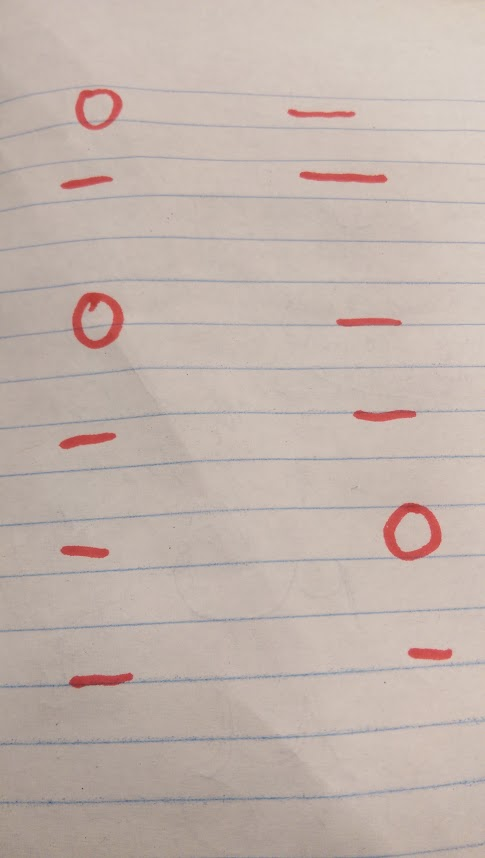
%> input picture test.jpg, 485 x 858 px
$ octave --eval "result = getPageCorners(imread('test.jpg'));"   (GNU Octave 9; MATLAB toolbox functions it lacks are replaced by stand-ins)
%> lines starting %> are read from the running program, lines starting %| are printed output that depends on the picture; in (x1, y1, x2, y2) boxes, pixels count from 0 and x2, y2 are one past the last pixel; in counts of white or black regions, pixels touching at a corner belong together; the program's own positions count from 1
### getcorners.m
function [r,c] = getcorners(I, method, sigma, thresh, alpha)

% returns the coordinates (row and column) of corners in a given grayscale image.
%
% USAGE: [r,c] = getCorners(I, METHOD, sigma, thresh, alpha)
% I: a grayscale image
% METHOD: can be one of 'h' or 's'
% 'h' for Harris cornerness measure
% 's' for Szelski cornerness measure
% SIGAM: used to compute the size of Gaussian filter (size=6*SIGMA) and it is
% also used to compute the size of dilation filter used in nonmaximal suppression
% of the output, default: 1.
% THRESH: for cornerness strength (default: 0.50, i.e. 50% of max R)
% ALPHA: used only for "Harris" method (default: 0.04)


I = im2double(I);

if(nargin < 5)
   sigma=1; alpha=0.04; thresh = 0.1; method = 'h';
end


% Compute Ix and Iy
dx = [-1 -1 -1; 0 0 0; 1 1 1]; dy = dx'; % derivative masks
Ix = imfilter(I,dx,'same'); %same: output array is same size as input array
Iy = imfilter(I,dy,'same');
% Compute Sxx, Syy, and Sxy
w = fspecial('gaussian', round(6*sigma), sigma); %Gaussian filter
Sxx = conv2(Ix.^2, w, 'same');
Syy = conv2(Iy.^2, w, 'same');
Sxy = conv2(Ix.*Iy, w, 'same');

detA = Sxx.*Syy - Sxy.*Sxy;
traceA = Sxx + Syy;

% Compute R
if(method == 'h')
    %Harris Method
    R = detA - alpha * traceA.^2; % Harris measure
else
    %Szelski Method
    R = detA ./ traceA;
end

% Threshold R
corners = R > thresh;


[r,c] = find(corners == 1);

### getPageCorners.m
function M = getPageCorners(I)

I = im2bw(rgb2gray(I),.45);
% imshow(I);


se = strel('square',10);

I = imclose(I,se);
I = imopen(I,se);

se = strel('square',40);
I = imopen(I,se);

se = strel('square',45);
I = imclose(I,se);
% imshow(I);

%%Test Harris
[r,c] = getcorners(I,'h',10,.1,.001);

X = [r,c];

I = im2double(I);


middleRow = mean(X(:,1));
middleCol = mean(X(1,:));

TR  = find(X,r>20)

% plot(r(k),c(k),'r-',r,c,'b*');


matrixOfCoordinates(1,:) = val1;
matrixOfCoordinates(2,:) = val2;
matrixOfCoordinates(3,:) = val3;
matrixOfCoordinates(4,:) = val4;

M = matrixOfCoordinates;

% I = insertMarker(I,val1);

% imshow(I);
%> in getPageCorners, `I = im2bw(rgb2gray(I),.45);`:
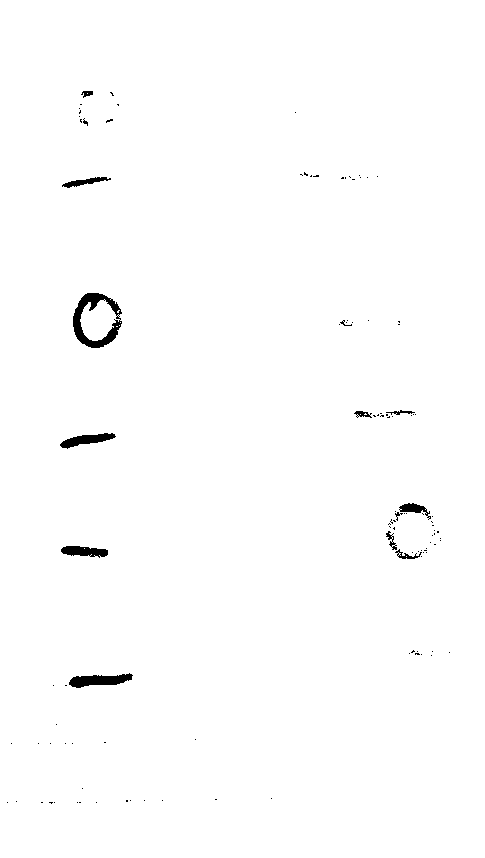
%> I: size 858x485 logical; 99.2% white; 113 black regions (100 under 20 px), largest, box (x1, y1, x2, y2) and area: (73, 293, 122, 348) 1035, (69, 673, 133, 688) 567, (60, 433, 116, 449) 428
%> in getPageCorners, `I = imclose(I,se);`:
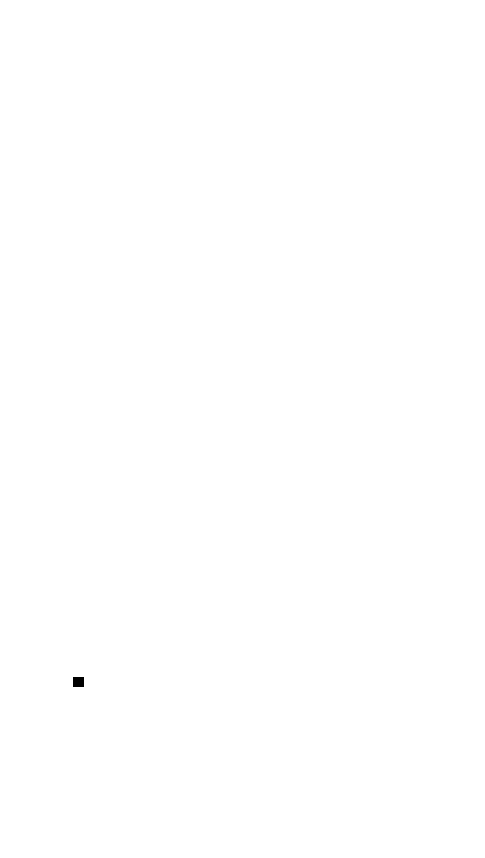
%> I: size 858x485 logical; 100% white; 1 black region, box (x1, y1, x2, y2) and area: (73, 677, 84, 687) 110
%> in getPageCorners, `I = imclose(I,se);`: I: size 858x485 logical; every value is 1
%> in getcorners, `I = im2double(I);`: I: size 858x485 double; every value is 1
%> in getcorners, `Ix = imfilter(I,dx,'same');`:
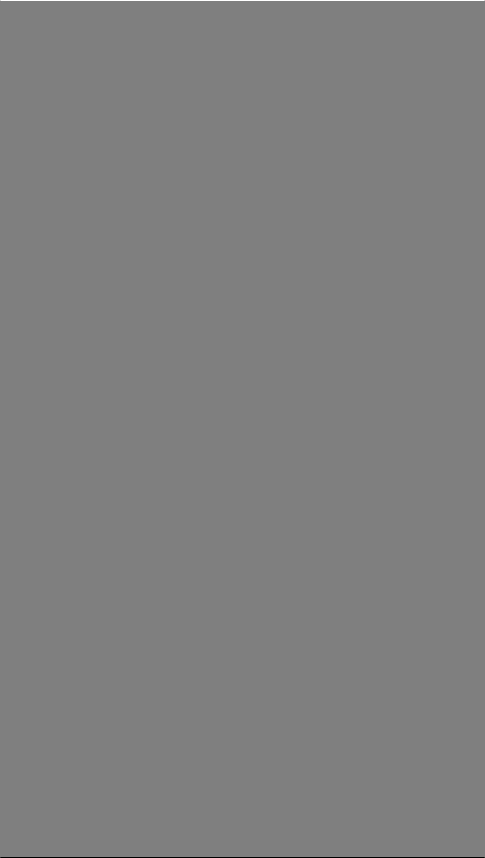
%> Ix: size 858x485 double; min -3, max 3, mean 0; drawn with min black and max white
%> in getcorners, `Sxx = conv2(Ix.^2, w, 'same');`:
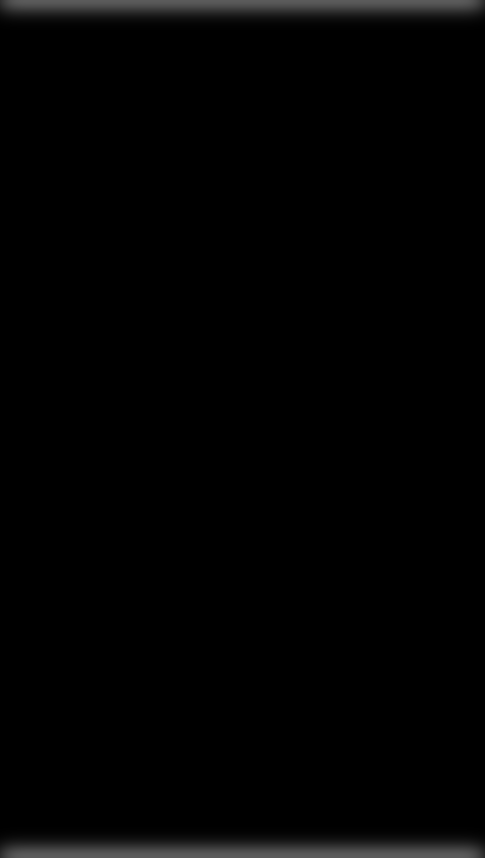
%> Sxx: size 858x485 double; min 0, max 0.36, mean 0.0107
%> in getcorners, `Syy = conv2(Iy.^2, w, 'same');`:
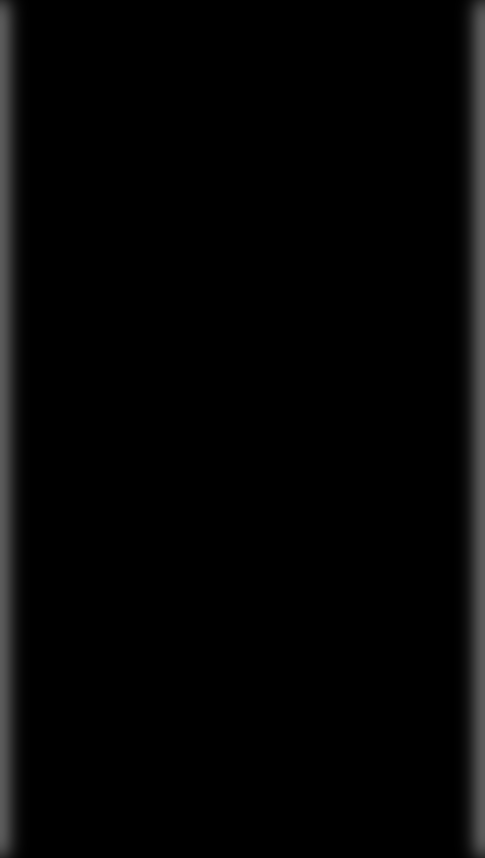
%> Syy: size 858x485 double; min 0, max 0.36, mean 0.0191
%> in getcorners, `detA = Sxx.*Syy - Sxy.*Sxy;`:
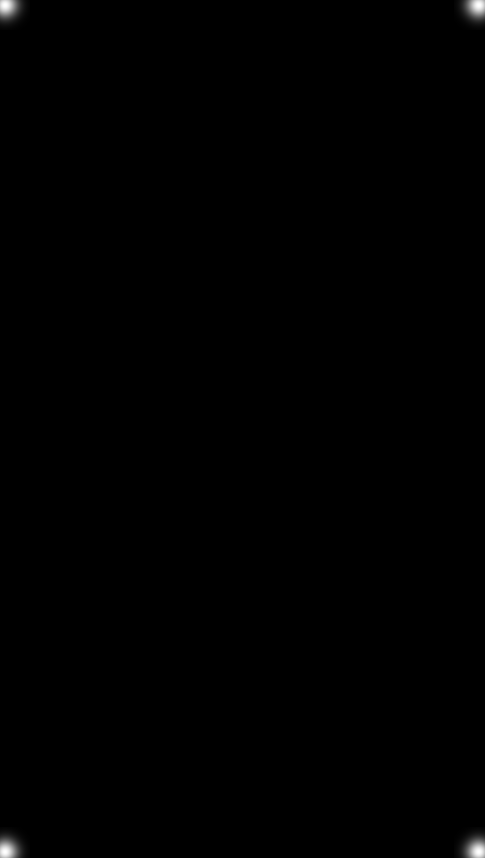
%> detA: size 858x485 double; min 0, max 0.0479, mean 0.000115; drawn with min black and max white
%> in getcorners, `traceA = Sxx + Syy;`:
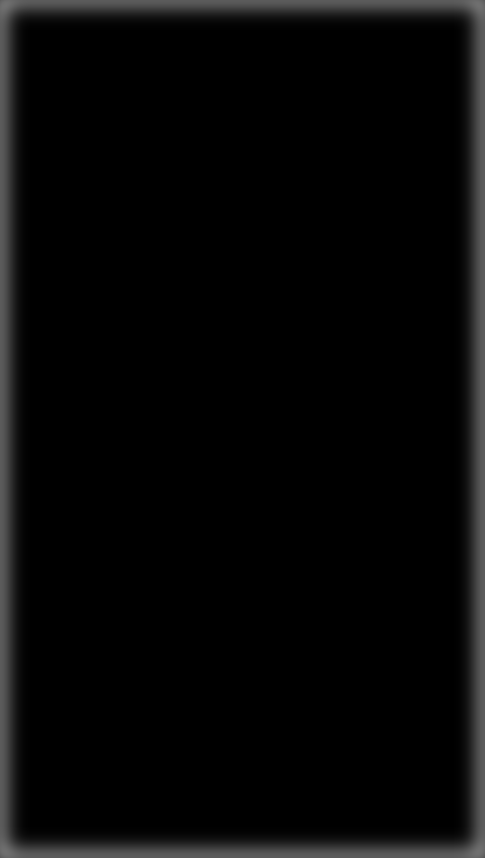
%> traceA: size 858x485 double; min 0, max 0.438, mean 0.0298
%> in getcorners, `corners = R > thresh;`: corners: size 858x485 logical; every value is 0
%> in getcorners, `[r,c] = find(corners == 1);`: r = []
%> in getPageCorners, `middleRow = mean(X(:,1));`: middleRow = NaN
%> (the run ends here)
